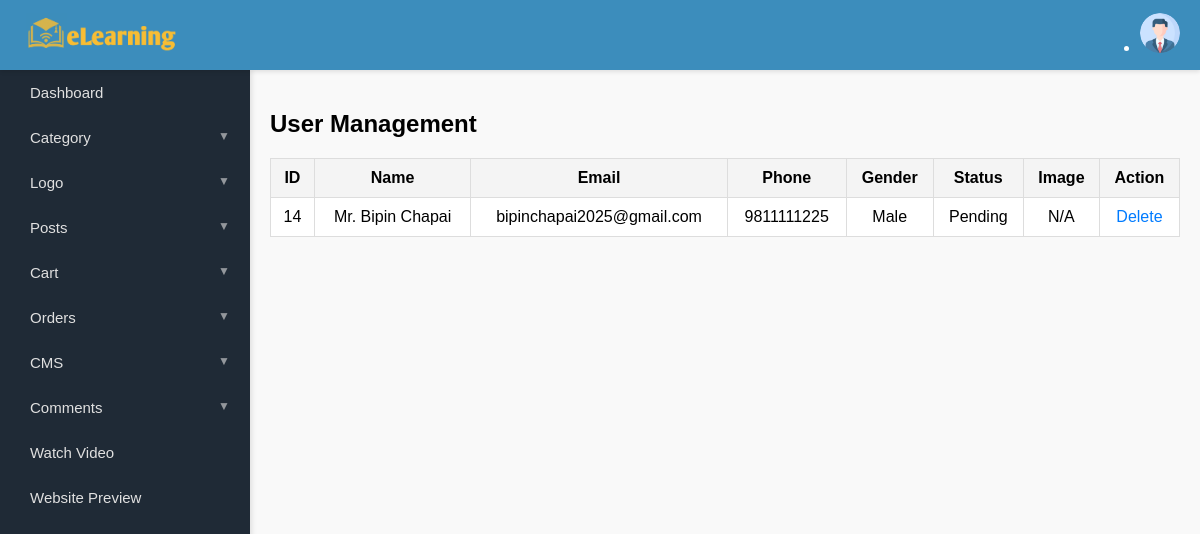
The page /admin/manage-users.php (signed in) on the database as committed earlier.
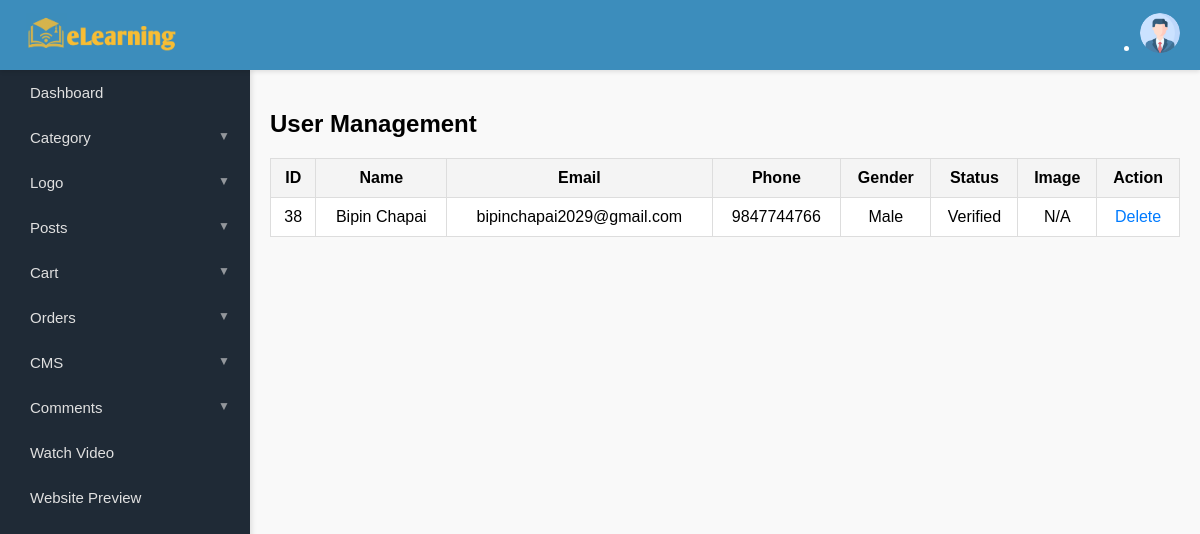
The same page on the database as committed later.
### tables this page shows
CREATE TABLE `user_signup` (
  `u_id` int(11) NOT NULL,
  `u_name` varchar(100) NOT NULL,
  `u_image` varchar(100) NOT NULL,
  `u_address` varchar(100) NOT NULL,
  `u_email` varchar(50) NOT NULL,
  `u_phone` varchar(15) NOT NULL,
  `u_gender` varchar(20) NOT NULL,
  `u_password` varchar(255) NOT NULL,
  `u_reg_date` datetime NOT NULL DEFAULT current_timestamp(),
  `verify_token` varchar(10) DEFAULT NULL,
  `is_verified` tinyint(1) DEFAULT 0
);

### admin/manage-users.php (the view, shortened to what this page needs)
<?php
include '../includes/config.php';
$result = mysqli_query($con, "SELECT * FROM user_signup ORDER BY u_id DESC");
?>
<!DOCTYPE html>
<html lang="en">
<head>
</head>
<body>
<?php include 'includes/topheader.php'; ?>
<?php include 'includes/leftsidebar.php'; ?>
<div class="main-content">
    <h2>User Management</h2>
    <table>
        <thead>
            <tr>
                <th>ID</th>
                <th>Name</th>
                <th>Email</th>
                <th>Phone</th>
                <th>Gender</th>
                <th>Status</th>
                <th>Image</th>
                <th>Action</th>
            </tr>
        </thead>
        <tbody>
        <?php while ($row = mysqli_fetch_assoc($result)) { ?>
            <tr>
                <td><?= $row['u_id'] ?></td>
                <td><?= htmlspecialchars($row['u_name']) ?></td>
                <td><?= htmlspecialchars($row['u_email']) ?></td>
                <td><?= htmlspecialchars($row['u_phone']) ?></td>
                <td><?= $row['u_gender'] ?></td>
                <td><?= $row['is_verified'] ? 'Verified' : 'Pending' ?></td>
                <td>
                    <?php if (!empty($row['u_image'])): ?>
                        <img src="../uploads/images/<?= $row['u_image'] ?>" width="50">
                    <?php else: ?>
                        N/A
                    <?php endif; ?>
                </td>
                <td>
                    <a href="manage-users.php?delete=<?= $row['u_id'] ?>" onclick="return confirm('Delete this user?')">Delete</a>
                </td>
            </tr>
        <?php } ?>
        </tbody>
    </table>
</div>
</body>
</html>

### admin/includes/topheader.php (shortened to what this page needs)
<!DOCTYPE html>
<html lang="en">
<head>
    <link rel="stylesheet" href="https://cdn.jsdelivr.net/npm/themify-icons@0.1.2/css/themify-icons.css">
</head>
<body class="custom-body">
<div id="wrapper" class="custom-wrapper">
    <div class="topbar custom-topbar">
        <div class="topbar-left">
            <a href="dashboard.php" class="logo">
                <img src="../images/logo1.png" alt="Logo" class="custom-logo-img">
            </a>
        </div>
        <div class="navbar custom-navbar">
            <ul class="nav navbar-nav navbar-right">
                <li class="dropdown user-box custom-user-box">
                    <a href="#" class="dropdown-toggle user-link custom-user-link">
                        <img src="assets/images/users/avatar-1.jpg" alt="User Avatar" class="custom-user-img">
                    </a>
                </li>
            </ul>
        </div>
    </div>

### admin/includes/leftsidebar.php (shortened to what this page needs)
<div class="custom-sidebar-container">
    <ul class="custom-menu-list">
        <li class="custom-menu-item"><a href="dashboard.php" class="custom-menu-link"><i class="mdi mdi-view-dashboard"></i> Dashboard</a></li>
        <li class="custom-menu-item has-submenu">
            <a href="#" class="custom-menu-link"><i class="mdi mdi-format-list-bulleted"></i> Category <span class="custom-menu-arrow">▼</span></a>
        </li>
        <li class="custom-menu-item has-submenu">
            <a href="#" class="custom-menu-link"><i class="ti ti-layout-list-thumb"></i> Logo <span class="custom-menu-arrow">▼</span></a>
       </li>
        <li class="custom-menu-item has-submenu">
            <a href="#" class="custom-menu-link"><i class="mdi mdi-newspaper"></i> Posts <span class="custom-menu-arrow">▼</span></a>
        </li>
        <li class="custom-menu-item has-submenu">
            <a href="#" class="custom-menu-link"><i class="mdi mdi-cart"></i> Cart <span class="custom-menu-arrow">▼</span></a>
        </li>
        <li class="custom-menu-item has-submenu">
            <a href="#" class="custom-menu-link"><i class="mdi mdi-comment-account-outline"></i> Orders <span class="custom-menu-arrow">▼</span></a>
        </li>
        <li class="custom-menu-item has-submenu">
            <a href="#" class="custom-menu-link"><i class="ti ti-files"></i> CMS <span class="custom-menu-arrow">▼</span></a>
        </li>
        <li class="custom-menu-item has-submenu">
            <a href="#" class="custom-menu-link"><i class="mdi mdi-comment-account-outline"></i> Comments <span class="custom-menu-arrow">▼</span></a>
        </li>
        <li class="custom-menu-item">
            <a href="https://www.youtube.com/@BipTechOfficial" class="custom-menu-link" target="_blank"><i class="ti ti-info-alt"></i> Watch Video</a>
        </li>
        <li class="custom-menu-item">
            <a href="#" class="custom-menu-link"><i class="fa fa-eye"></i> Website Preview</a>
        </li>
    </ul>
</div>

### admin/manage-users.php (style rules this page uses)
.main-content { margin-left: 250px; margin-top: 70px; padding: 20px; background: #f9f9f9; min-height: calc(100vh - 70px); }
table { width: 100%; border-collapse: collapse; background: white; }
th, td { padding: 10px; border: 1px solid #ddd; text-align: center; }
th { background-color: #f4f4f4; }
a { text-decoration: none; color: #007BFF; }

### admin/includes/topheader.php (style rules this page uses)
body.custom-body { margin: 0; font-family: Arial, sans-serif; background: #f4f6f9; }
.custom-wrapper { display: flex; flex-direction: column; }
.custom-topbar { position: fixed; width: 100%; height: 70px; background: #3c8dbc; color: #fff; display: flex; justify-content: space-between; z-index: 9999; box-shadow: 0 2px 4px rgba(0,0,0,0.1); }
.custom-logo-img { height: 60px; }
.custom-navbar { display: flex; justify-content: flex-end; align-items: center; padding-right: 20px; }
.custom-user-img { width: 40px; height: 40px; border-radius: 50%; object-fit: cover; }
.topbar-left { display: flex; align-items: center; margin-left: 20px; }
.topbar-left a { text-decoration: none; }

### admin/includes/leftsidebar.php (style rules this page uses)
.custom-sidebar-container { width: 250px; background: #1f2a36; color: #e0e0e0; height: 100vh; position: fixed; top: 70px; left: 0; overflow-y: auto; box-shadow: 2px 0 5px rgba(0,0,0,0.1); transition: all 0.3s ease; z-index: 100; }
.custom-menu-list { list-style: none; padding: 0; margin: 0; }
.custom-menu-item { transition: background 0.2s ease; }
.custom-menu-link { display: block; padding: 14px 20px; color: #e0e0e0; text-decoration: none; font-weight: 500; font-size: 15px; transition: all 0.3s ease; }
.custom-menu-arrow { float: right; font-size: 12px; opacity: 0.6; }

Rows that differ between the two databases and show on the page:
removed user_signup: u_id "14", u_name "Mr. Bipin Chapai", u_email "bipinchapai2025@gmail.com", u_phone "9811111225", u_gender "Male", is_verified "Pending", u_image "N/A"
added user_signup: u_id "38", u_name "Bipin Chapai", u_email "bipinchapai2029@gmail.com", u_phone "9847744766", u_gender "Male", is_verified "Verified", u_image "N/A"
